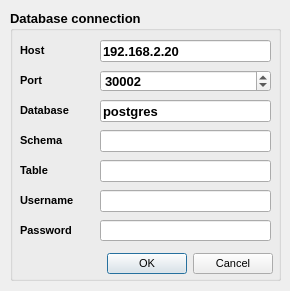
<?xml version="1.0" encoding="UTF-8"?>
<ui version="4.0">
 <class>SensorDataViewerDialogBase</class>
 <widget class="QDialog" name="SensorDataViewerDialogBase">
  <property name="geometry">
   <rect>
    <x>0</x>
    <y>0</y>
    <width>290</width>
    <height>291</height>
   </rect>
  </property>
  <property name="windowTitle">
   <string>5gLa sensor data viewer</string>
  </property>
  <widget class="QGroupBox" name="groupBox">
   <property name="geometry">
    <rect>
     <x>10</x>
     <y>10</y>
     <width>271</width>
     <height>271</height>
    </rect>
   </property>
   <property name="font">
    <font>
     <pointsize>10</pointsize>
     <weight>75</weight>
     <bold>true</bold>
    </font>
   </property>
   <property name="title">
    <string>Database connection</string>
   </property>
   <widget class="QLabel" name="label">
    <property name="geometry">
     <rect>
      <x>10</x>
      <y>30</y>
      <width>55</width>
      <height>21</height>
     </rect>
    </property>
    <property name="font">
     <font>
      <pointsize>8</pointsize>
      <weight>75</weight>
      <bold>true</bold>
     </font>
    </property>
    <property name="text">
     <string>Host</string>
    </property>
   </widget>
   <widget class="QLabel" name="label_2">
    <property name="geometry">
     <rect>
      <x>10</x>
      <y>180</y>
      <width>71</width>
      <height>21</height>
     </rect>
    </property>
    <property name="font">
     <font>
      <pointsize>8</pointsize>
      <weight>75</weight>
      <bold>true</bold>
     </font>
    </property>
    <property name="text">
     <string>Username</string>
    </property>
   </widget>
   <widget class="QLabel" name="label_3">
    <property name="geometry">
     <rect>
      <x>10</x>
      <y>210</y>
      <width>71</width>
      <height>21</height>
     </rect>
    </property>
    <property name="font">
     <font>
      <pointsize>8</pointsize>
      <weight>75</weight>
      <bold>true</bold>
     </font>
    </property>
    <property name="text">
     <string>Password</string>
    </property>
   </widget>
   <widget class="QgsPasswordLineEdit" name="textBoxPassword">
    <property name="geometry">
     <rect>
      <x>90</x>
      <y>210</y>
      <width>171</width>
      <height>21</height>
     </rect>
    </property>
   </widget>
   <widget class="QLineEdit" name="textBoxHost">
    <property name="geometry">
     <rect>
      <x>90</x>
      <y>30</y>
      <width>171</width>
      <height>22</height>
     </rect>
    </property>
    <property name="text">
     <string>192.168.2.20</string>
    </property>
   </widget>
   <widget class="QLineEdit" name="textBoxUsername">
    <property name="geometry">
     <rect>
      <x>90</x>
      <y>180</y>
      <width>171</width>
      <height>22</height>
     </rect>
    </property>
   </widget>
   <widget class="QLabel" name="label_4">
    <property name="geometry">
     <rect>
      <x>10</x>
      <y>60</y>
      <width>55</width>
      <height>21</height>
     </rect>
    </property>
    <property name="font">
     <font>
      <pointsize>8</pointsize>
      <weight>75</weight>
      <bold>true</bold>
     </font>
    </property>
    <property name="text">
     <string>Port</string>
    </property>
   </widget>
   <widget class="QLabel" name="label_5">
    <property name="geometry">
     <rect>
      <x>10</x>
      <y>90</y>
      <width>71</width>
      <height>21</height>
     </rect>
    </property>
    <property name="font">
     <font>
      <pointsize>8</pointsize>
      <weight>75</weight>
      <bold>true</bold>
     </font>
    </property>
    <property name="text">
     <string>Database</string>
    </property>
   </widget>
   <widget class="QLineEdit" name="textBoxDatabase">
    <property name="geometry">
     <rect>
      <x>90</x>
      <y>90</y>
      <width>171</width>
      <height>22</height>
     </rect>
    </property>
    <property name="text">
     <string>postgres</string>
    </property>
   </widget>
   <widget class="QLineEdit" name="textBoxSchema">
    <property name="geometry">
     <rect>
      <x>90</x>
      <y>120</y>
      <width>171</width>
      <height>22</height>
     </rect>
    </property>
   </widget>
   <widget class="QLabel" name="label_6">
    <property name="geometry">
     <rect>
      <x>10</x>
      <y>120</y>
      <width>71</width>
      <height>21</height>
     </rect>
    </property>
    <property name="font">
     <font>
      <pointsize>8</pointsize>
      <weight>75</weight>
      <bold>true</bold>
     </font>
    </property>
    <property name="text">
     <string>Schema</string>
    </property>
   </widget>
   <widget class="QSpinBox" name="spbPort">
    <property name="geometry">
     <rect>
      <x>90</x>
      <y>60</y>
      <width>171</width>
      <height>22</height>
     </rect>
    </property>
    <property name="maximum">
     <number>100000</number>
    </property>
    <property name="stepType">
     <enum>QAbstractSpinBox::DefaultStepType</enum>
    </property>
    <property name="value">
     <number>30002</number>
    </property>
   </widget>
   <widget class="QLabel" name="label_7">
    <property name="geometry">
     <rect>
      <x>10</x>
      <y>150</y>
      <width>71</width>
      <height>21</height>
     </rect>
    </property>
    <property name="font">
     <font>
      <pointsize>8</pointsize>
      <weight>75</weight>
      <bold>true</bold>
     </font>
    </property>
    <property name="text">
     <string>Table</string>
    </property>
   </widget>
   <widget class="QLineEdit" name="textBoxTable">
    <property name="geometry">
     <rect>
      <x>90</x>
      <y>150</y>
      <width>171</width>
      <height>22</height>
     </rect>
    </property>
   </widget>
   <widget class="QDialogButtonBox" name="buttonBox">
    <property name="geometry">
     <rect>
      <x>12</x>
      <y>240</y>
      <width>251</width>
      <height>28</height>
     </rect>
    </property>
    <property name="font">
     <font>
      <pointsize>8</pointsize>
      <weight>50</weight>
      <bold>false</bold>
     </font>
    </property>
    <property name="standardButtons">
     <set>QDialogButtonBox::Cancel|QDialogButtonBox::Ok</set>
    </property>
   </widget>
  </widget>
 </widget>
 <customwidgets>
  <customwidget>
   <class>QgsPasswordLineEdit</class>
   <extends>QLineEdit</extends>
   <header>qgspasswordlineedit.h</header>
  </customwidget>
 </customwidgets>
 <resources/>
 <connections>
  <connection>
   <sender>buttonBox</sender>
   <signal>accepted()</signal>
   <receiver>SensorDataViewerDialogBase</receiver>
   <slot>accept()</slot>
   <hints>
    <hint type="sourcelabel">
     <x>147</x>
     <y>263</y>
    </hint>
    <hint type="destinationlabel">
     <x>144</x>
     <y>145</y>
    </hint>
   </hints>
  </connection>
  <connection>
   <sender>buttonBox</sender>
   <signal>rejected()</signal>
   <receiver>SensorDataViewerDialogBase</receiver>
   <slot>reject()</slot>
   <hints>
    <hint type="sourcelabel">
     <x>147</x>
     <y>263</y>
    </hint>
    <hint type="destinationlabel">
     <x>144</x>
     <y>145</y>
    </hint>
   </hints>
  </connection>
 </connections>
</ui>
